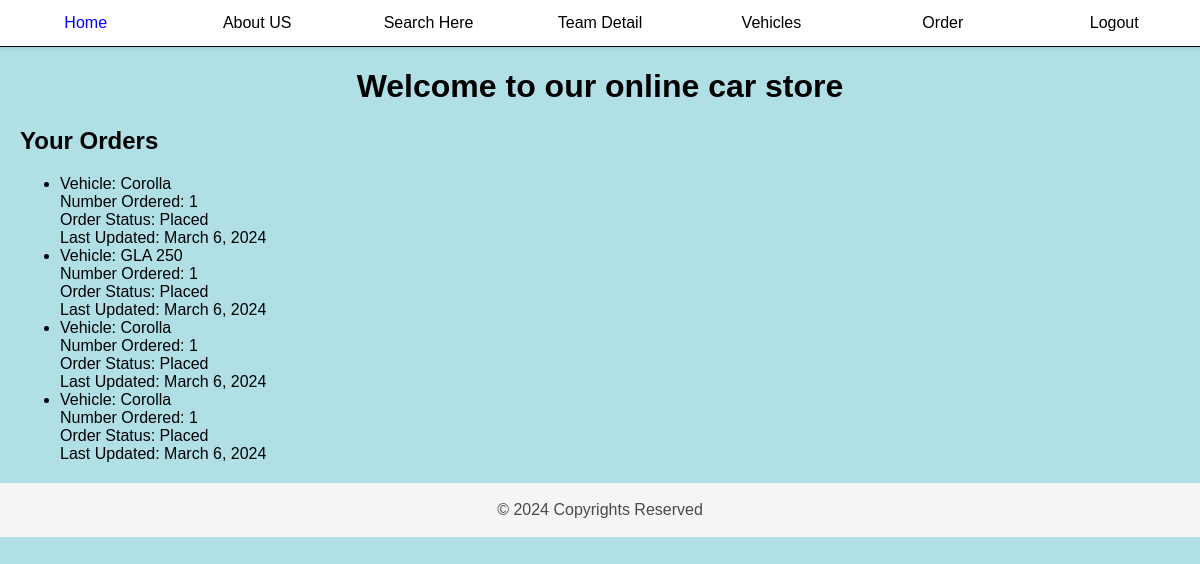
Before: /orders/ (signed in) with the older database file.
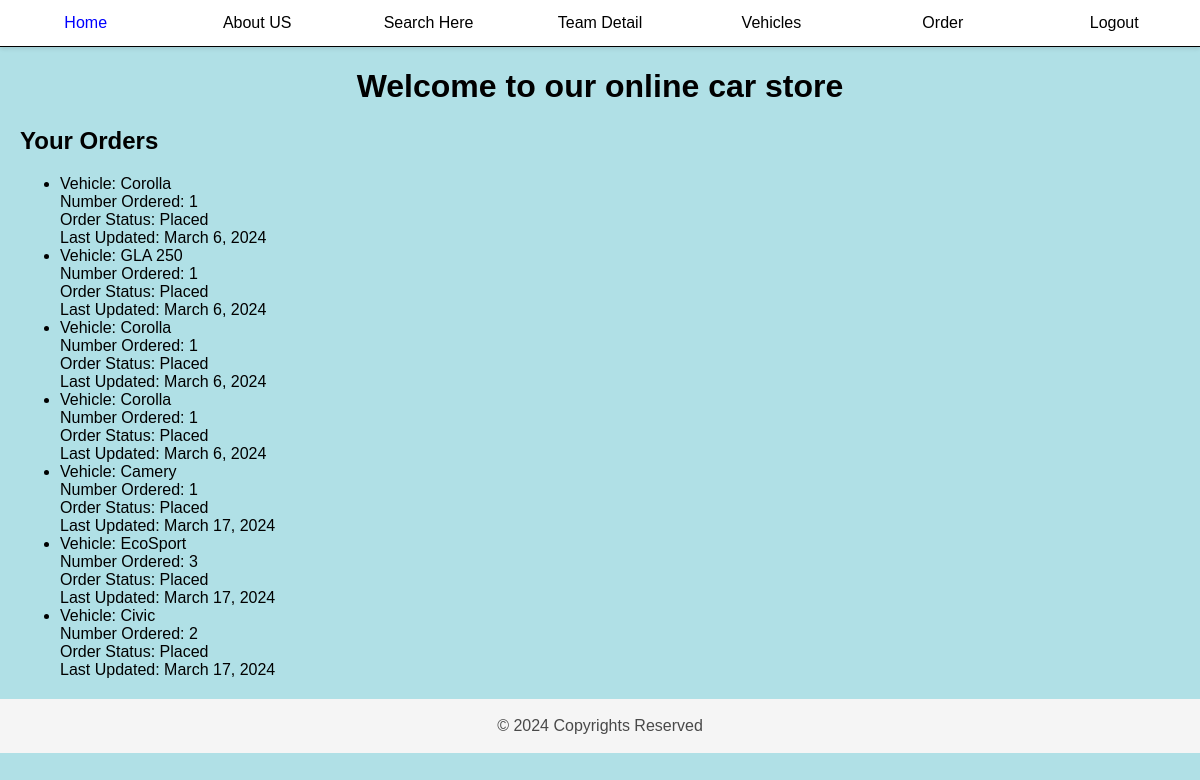
After: the same page with the newer database file.
### carapp/models.py (models this page shows, shortened)
class OrderVehicle(models.Model):
    vehicle = models.ForeignKey(Vehicle, related_name='ordered_vehicles', on_delete=models.CASCADE)
    buyer = models.ForeignKey(Buyer, related_name='order_buyer', on_delete=models.CASCADE)
    num_ordered = models.PositiveIntegerField()  # Number of vehicles being ordered
    ORDER_STATUS_CHOICES = [
        (0, 'Cancelled'),
        (1, 'Placed'),
        (2, 'Shipped'),
        (3, 'Delivered'),
    ]
    order_status = models.IntegerField(choices=ORDER_STATUS_CHOICES, default=1)  # Status of the order
    last_updated_date = models.DateField(auto_now=True)  # Date when the order was last updated

class Vehicle(models.Model):
    FEATURES = [
        ('CC', 'Cruise Control'),
        ('AI', 'Audio Interface'),
        ('A', 'Airbags'),
        ('AC', 'Air Conditioning'),
        ('SH', 'Seat Heating'),
        ('PA', 'ParkAssist'),
        ('PS', 'Power Steering'),
        ('RC', 'Reversing Camera'),
        ('AS', 'Auto Start/Stop')
    ]
    car_type = models.ForeignKey(CarType, related_name='vehicles', on_delete=models.CASCADE)
    car_name = models.CharField(max_length=200)
    car_price = models.DecimalField(max_digits=12, decimal_places=6)
    inventory = models.PositiveIntegerField(default=10)
    instock = models.BooleanField(default=True)
    product_desc = models.TextField(max_length=255, blank=True, default='')
    car_features = models.CharField(max_length=2, choices=FEATURES, default='A')
    def __str__(self):
        return self.car_name

### carapp/views.py (the view)
# urls.py: path('orders/', views.list_of_orders, name='orders'),
@login_required
def list_of_orders(request):
    if Buyer.objects.filter(username=request.user.username).exists():  # check if the user is a buyer
        orders = OrderVehicle.objects.filter(buyer__username=request.user.username)  # get all orders placed by the user
        return render(request, 'carapp/list_of_orders.html', {'orders': orders})
    else:
        return render(request, 'carapp/list_of_orders.html', {'message': 'You are not registered'})

### carapp/templates/carapp/list_of_orders.html
{% extends 'carapp/base.html' %}
{% block body_block %}
  {% if orders %}
    <h2>Your Orders</h2>
    <ul>
      {% for order in orders %}
        <li>
          Vehicle: {{ order.vehicle }}<br>
          Number Ordered: {{ order.num_ordered }}<br>
          Order Status: {{ order.get_order_status_display }}<br>
          Last Updated: {{ order.last_updated_date }}
        </li>
      {% endfor %}
    </ul>
  {% else %}
    <p>{{ message }}</p>
  {% endif %}
{% endblock %}

### carapp/templates/carapp/base.html (shortened to what this page needs)
<!DOCTYPE html>
{% load static %}
<html>
<head>
    <link rel="stylesheet" type="text/css" href="{% static 'carapp/styles.css' %}"/>
</head>
<body>
<div class="navbar">
    <a href="{% url 'carapp:homepage' %}" {% if request.resolver_match.url_name == 'homepage' %}class="active"{% endif %}>Home</a>
    <a href="{% url 'carapp:aboutUs' %}" {% if request.resolver_match.url_name == 'aboutUs' %}class="active"{% endif %}>About US</a>
    <a href="{% url 'carapp:vsearch'%}" {% if request.resolver_match.url_name == 'vsearch' %}class="active"{% endif %}>Search Here</a>
    <a href="{% url 'carapp:lab_group_members'%}" {% if request.resolver_match.url_name == 'lab_group_members' %}class="active"{% endif %}>Team Detail</a>
    <a href="{% url 'carapp:vehicles'%}" {% if request.resolver_match.url_name == 'vehicles' %}class="active"{% endif %}>Vehicles</a>
    <a href="{% url 'carapp:orderhere'%}" {% if request.resolver_match.url_name == 'orderhere' %}class="active"{% endif %}>Order</a>
    {% if user.is_authenticated %}
         <a href="{% url 'carapp:logout' %}" {% if request.resolver_match.url_name == 'logout' %}class="active"{% endif %}>Logout</a>
    {% else %}
        <a href="{% url 'carapp:login' %}" {% if request.resolver_match.url_name == 'login' %}class="active"{% endif %}>Login</a>
    {% endif %}
</div>
<div class="content">
    <h1>{% block my %} Welcome to our online car store {% endblock %}</h1>
    {% block body_block %} *** {% endblock %}
</div>
<div>
    <div class="footer-copyright">
        <p>© 2024 Copyrights Reserved </p>
    </div>
</div>
</body>

### carapp/static/carapp/styles.css (style rules this page uses)
body { background-color: powderblue; color: black; font-family: sans-serif; font-size: 16px; margin: 0; }
h1 { text-align: center; }
.navbar { display: flex; justify-content: space-around; overflow: hidden; background-color: #ffffff; box-shadow: 0 2px 4px rgba(0, 0, 0, 0.1); }
.navbar a { flex: 1; display: block; color: black; text-align: center; padding: 14px 16px; text-decoration: none; border-bottom: 1px solid #000; transition: color 0.3s, border-bottom 0.3s; }
.navbar a:last-child { border-right: none; }
.content { margin: 20px; }
.footer-copyright { margin-top: 20px; text-align: center; color: rgba(0,0,0,.7); text-shadow: 0 1px rgba(255, 255, 255, 0.1); padding: 2px 0; background-color: #f5f5f5; }

Changed rows visible on the page:
added OrderVehicle: vehicle "Camery", num_ordered "1", order_status "Placed", last_updated_date "March 17, 2024"
added OrderVehicle: vehicle "EcoSport", num_ordered "3", order_status "Placed", last_updated_date "March 17, 2024"
added OrderVehicle: vehicle "Civic", num_ordered "2", order_status "Placed", last_updated_date "March 17, 2024"
